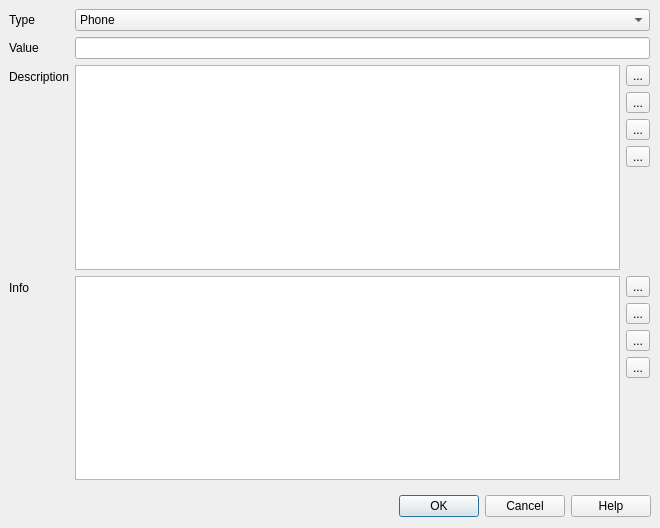
<?xml version="1.0" encoding="UTF-8"?>
<ui version="4.0">
 <class>CDlgMdfContact</class>
 <widget class="QDialog" name="CDlgMdfContact">
  <property name="geometry">
   <rect>
    <x>0</x>
    <y>0</y>
    <width>660</width>
    <height>528</height>
   </rect>
  </property>
  <property name="windowTitle">
   <string>Dialog</string>
  </property>
  <widget class="QDialogButtonBox" name="buttonBox">
   <property name="geometry">
    <rect>
     <x>0</x>
     <y>490</y>
     <width>651</width>
     <height>32</height>
    </rect>
   </property>
   <property name="orientation">
    <enum>Qt::Horizontal</enum>
   </property>
   <property name="standardButtons">
    <set>QDialogButtonBox::Cancel|QDialogButtonBox::Help|QDialogButtonBox::Ok</set>
   </property>
   <property name="centerButtons">
    <bool>false</bool>
   </property>
  </widget>
  <widget class="QWidget" name="formLayoutWidget">
   <property name="geometry">
    <rect>
     <x>9</x>
     <y>9</y>
     <width>641</width>
     <height>471</height>
    </rect>
   </property>
   <layout class="QFormLayout" name="formLayout">
    <item row="0" column="0">
     <widget class="QLabel" name="label">
      <property name="text">
       <string>Type</string>
      </property>
     </widget>
    </item>
    <item row="0" column="1">
     <widget class="QComboBox" name="comboType">
      <item>
       <property name="text">
        <string>Phone</string>
       </property>
      </item>
      <item>
       <property name="text">
        <string>Fax</string>
       </property>
      </item>
      <item>
       <property name="text">
        <string>Email</string>
       </property>
      </item>
      <item>
       <property name="text">
        <string>Web</string>
       </property>
      </item>
      <item>
       <property name="text">
        <string>Social</string>
       </property>
      </item>
     </widget>
    </item>
    <item row="1" column="0">
     <widget class="QLabel" name="label_2">
      <property name="text">
       <string>Value</string>
      </property>
     </widget>
    </item>
    <item row="1" column="1">
     <widget class="QLineEdit" name="editValue"/>
    </item>
    <item row="2" column="0">
     <widget class="QLabel" name="label_3">
      <property name="text">
       <string>Description</string>
      </property>
     </widget>
    </item>
    <item row="3" column="0">
     <widget class="QLabel" name="label_4">
      <property name="text">
       <string>Info</string>
      </property>
     </widget>
    </item>
    <item row="2" column="1">
     <layout class="QHBoxLayout" name="horizontalLayout">
      <item>
       <layout class="QHBoxLayout" name="horizontalLayout_2">
        <item>
         <widget class="QListWidget" name="listDescription"/>
        </item>
        <item>
         <layout class="QVBoxLayout" name="verticalLayout">
          <item>
           <widget class="QToolButton" name="btnAddDesc">
            <property name="toolTip">
             <string>Add description item</string>
            </property>
            <property name="text">
             <string>...</string>
            </property>
            <property name="icon">
             <iconset resource="vscpworks.qrc">
              <normaloff>:/add.png</normaloff>:/add.png</iconset>
            </property>
            <property name="shortcut">
             <string>Ctrl+A</string>
            </property>
           </widget>
          </item>
          <item>
           <widget class="QToolButton" name="btnEditDesc">
            <property name="toolTip">
             <string>Edit description item</string>
            </property>
            <property name="text">
             <string>...</string>
            </property>
            <property name="icon">
             <iconset resource="vscpworks.qrc">
              <normaloff>:/pencil.svg</normaloff>:/pencil.svg</iconset>
            </property>
            <property name="shortcut">
             <string>Ctrl+E</string>
            </property>
           </widget>
          </item>
          <item>
           <widget class="QToolButton" name="btnDupDesc">
            <property name="toolTip">
             <string>Duplicate description item</string>
            </property>
            <property name="text">
             <string>...</string>
            </property>
            <property name="icon">
             <iconset resource="vscpworks.qrc">
              <normaloff>:/images/svg/copy.svg</normaloff>:/images/svg/copy.svg</iconset>
            </property>
            <property name="shortcut">
             <string>Ctrl+D</string>
            </property>
           </widget>
          </item>
          <item>
           <widget class="QToolButton" name="btnDelDesc">
            <property name="toolTip">
             <string>Delete Description item</string>
            </property>
            <property name="text">
             <string>...</string>
            </property>
            <property name="icon">
             <iconset resource="vscpworks.qrc">
              <normaloff>:/remove.png</normaloff>:/remove.png</iconset>
            </property>
            <property name="shortcut">
             <string>Ctrl+X</string>
            </property>
           </widget>
          </item>
          <item>
           <spacer name="verticalSpacer">
            <property name="orientation">
             <enum>Qt::Vertical</enum>
            </property>
            <property name="sizeHint" stdset="0">
             <size>
              <width>20</width>
              <height>40</height>
             </size>
            </property>
           </spacer>
          </item>
         </layout>
        </item>
       </layout>
      </item>
     </layout>
    </item>
    <item row="3" column="1">
     <layout class="QHBoxLayout" name="horizontalLayout_3">
      <item>
       <layout class="QHBoxLayout" name="horizontalLayout_4">
        <item>
         <widget class="QListWidget" name="listInfo"/>
        </item>
        <item>
         <layout class="QVBoxLayout" name="verticalLayout_2">
          <item>
           <widget class="QToolButton" name="btnAddInfo">
            <property name="toolTip">
             <string>Add description item</string>
            </property>
            <property name="text">
             <string>...</string>
            </property>
            <property name="icon">
             <iconset resource="vscpworks.qrc">
              <normaloff>:/add.png</normaloff>:/add.png</iconset>
            </property>
            <property name="shortcut">
             <string>Ctrl+A</string>
            </property>
           </widget>
          </item>
          <item>
           <widget class="QToolButton" name="btnEditInfo">
            <property name="toolTip">
             <string>Edit description item</string>
            </property>
            <property name="text">
             <string>...</string>
            </property>
            <property name="icon">
             <iconset resource="vscpworks.qrc">
              <normaloff>:/pencil.svg</normaloff>:/pencil.svg</iconset>
            </property>
            <property name="shortcut">
             <string>Ctrl+E</string>
            </property>
           </widget>
          </item>
          <item>
           <widget class="QToolButton" name="btnDupInfo">
            <property name="toolTip">
             <string>Duplicate description item</string>
            </property>
            <property name="text">
             <string>...</string>
            </property>
            <property name="icon">
             <iconset resource="vscpworks.qrc">
              <normaloff>:/images/svg/copy.svg</normaloff>:/images/svg/copy.svg</iconset>
            </property>
            <property name="shortcut">
             <string>Ctrl+D</string>
            </property>
           </widget>
          </item>
          <item>
           <widget class="QToolButton" name="btnDelInfo">
            <property name="toolTip">
             <string>Delete Description item</string>
            </property>
            <property name="text">
             <string>...</string>
            </property>
            <property name="icon">
             <iconset resource="vscpworks.qrc">
              <normaloff>:/remove.png</normaloff>:/remove.png</iconset>
            </property>
            <property name="shortcut">
             <string>Ctrl+X</string>
            </property>
           </widget>
          </item>
          <item>
           <spacer name="verticalSpacer_2">
            <property name="orientation">
             <enum>Qt::Vertical</enum>
            </property>
            <property name="sizeHint" stdset="0">
             <size>
              <width>20</width>
              <height>40</height>
             </size>
            </property>
           </spacer>
          </item>
         </layout>
        </item>
       </layout>
      </item>
     </layout>
    </item>
   </layout>
  </widget>
 </widget>
 <resources>
  <include location="vscpworks.qrc"/>
 </resources>
 <connections>
  <connection>
   <sender>buttonBox</sender>
   <signal>accepted()</signal>
   <receiver>CDlgMdfContact</receiver>
   <slot>accept()</slot>
   <hints>
    <hint type="sourcelabel">
     <x>325</x>
     <y>505</y>
    </hint>
    <hint type="destinationlabel">
     <x>329</x>
     <y>263</y>
    </hint>
   </hints>
  </connection>
  <connection>
   <sender>buttonBox</sender>
   <signal>rejected()</signal>
   <receiver>CDlgMdfContact</receiver>
   <slot>reject()</slot>
   <hints>
    <hint type="sourcelabel">
     <x>325</x>
     <y>505</y>
    </hint>
    <hint type="destinationlabel">
     <x>329</x>
     <y>263</y>
    </hint>
   </hints>
  </connection>
 </connections>
</ui>
